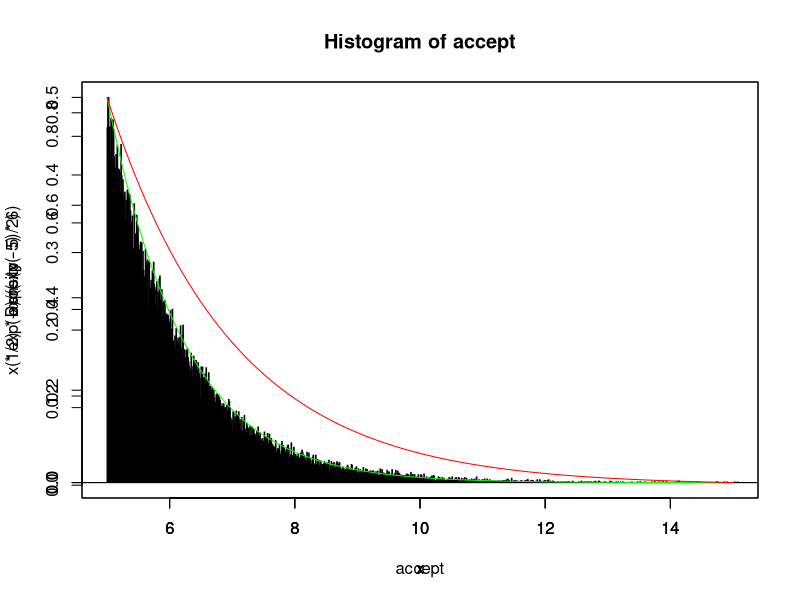

R code for this plot:
# Title     : TODO
# Objective : TODO
# Created by: SCDX
# Created on: 2020/9/30


## f(x) = (e*x) / (e-1) , 0 =< x =<1
#hist(log((exp(1)-1)*runif(100000)+1), freq = F, xlim = c(0, 1), ylim=c(0,1.6), breaks = 50)
#par(new = T)
#curve((exp(x) - 1) / (exp(1) - 1), xlim = c(0, 1), ylim=c(0,1.6), col = "red")
#par(new = T)
#curve(exp(x) / (exp(1) - 1), ylim=c(0,1.6), col = "green")


#
u1 = runif(100000)
u2 = runif(100000)
y = (-2) * log(u1) + 5
c = 5 / 3
accept = y[u2 <= (y * exp(-y) / (exp(-5) * 6)) / (c * (1 / 2) * exp(-(y - 5) / 2))]
hist(accept, breaks = seq(0, 100, 0.01), xlim = c(5, 15), freq = F)
par(new = T)
curve(x * exp(-x) / (exp(-5) * 6), xlim = c(5, 15), col = "green")
par(new = T)
curve((1 / 2) * exp(-(x - 5) / 2), xlim = c(5, 15), col = "red")
